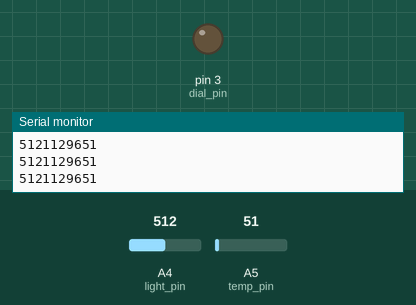
Recording of a sketch running on a simulated Arduino Uno, built with avr-gcc and run on an emulated ATmega328P. On the bench: output pins drawn as LEDs (lit = HIGH), the last lines printed to the serial monitor. The test bench sets the inputs (shaded band); at power-on: A4 (light_pin) = 512, A5 (temp_pin) = 51. No radio packets arrive unless stated.

Above: at 1.2 s.
1.3 s: A4 (light_pin) set to 716
At 2.5 s:
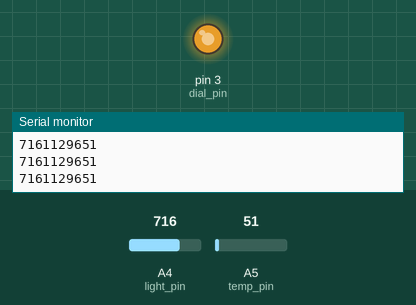
2.8 s: A4 (light_pin) set to 751
At 3.7 s:
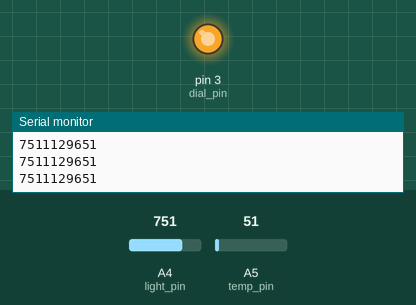
4.3 s: A4 (light_pin) set to 768
At 4.8 s:
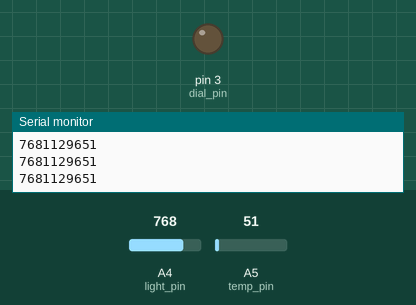
5.8 s: A4 (light_pin) set to 900
At 7.0 s:
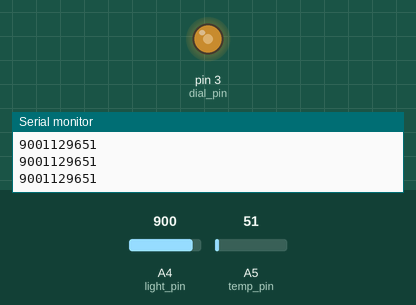
7.3 s: A4 (light_pin) set to 306
At 8.1 s:
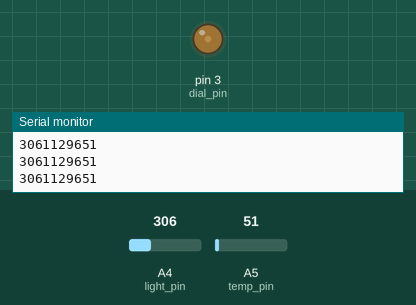
8.8 s: A4 (light_pin) set to 0
At 9.1 s:
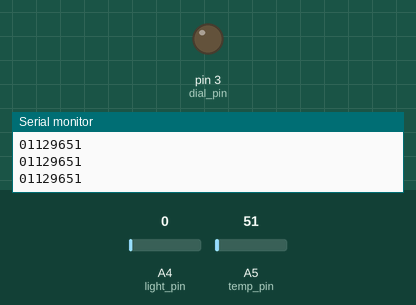
Timing chart, 0 to 11.3 s (numbered marks = the images above; inputs shaded):
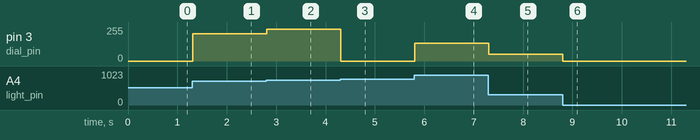

The sketch:

Sleepy_sender.ino
```cpp
#include <SPI.h>
#include "nRF24L01.h"
#include "RF24.h"
#include "printf.h"

#include <avr/sleep.h>
#include <avr/power.h>
#include <avr/wdt.h>

volatile uint8_t f_wdt=0;
ISR(WDT_vect)
{
    f_wdt++;
}

void enterSleep(void)
{
  set_sleep_mode(SLEEP_MODE_PWR_SAVE);   /* EDIT: could also use SLEEP_MODE_PWR_DOWN for lowest power consumption. */
  sleep_enable();

  /* Now enter sleep mode. */
  sleep_mode();

  /* The program will continue from here after the WDT timeout*/
  sleep_disable(); /* First thing to do is disable sleep. */

  /* Re-enable the peripherals. */
  power_all_enable();
}


#define RF_SETUP 0x17

// Set up nRF24L01 radio on SPI pin for CE, CSN
RF24 radio(9,10);

const uint8_t temp_pin = A5;
const uint8_t light_pin = A4;
const uint8_t dial_pin = 3;

const uint8_t nodeID = 3;

const uint64_t pipes[2] = { 0xF0F0F0F0E1LL, 0x7365727631LL };
// const uint64_t pipes[2] = { 0xF0F0F0F0E2LL, 0xF0F0F0F0E2LL };
// const uint64_t pipes[2] = { 0xF0F0F0F0E3LL, 0xF0F0F0F0E3LL };
// const uint64_t pipes[2] = { 0xF0F0F0F0E4LL, 0xF0F0F0F0E4LL };
// const uint64_t pipes[2] = { 0xF0F0F0F0E5LL, 0xF0F0F0F0E5LL };
// Pipe0 is F0F0F0F0D2 ( same as reading pipe )

const boolean debug = true;

void setup(void)
{
  pinMode(temp_pin, INPUT);
  pinMode(light_pin, INPUT);
  pinMode(dial_pin, OUTPUT);

  if(debug) Serial.begin(9600);
  radio.begin();

  // Enable this seems to work better
  radio.enableDynamicPayloads();

  radio.setDataRate(RF24_1MBPS);
  radio.setPALevel(RF24_PA_MAX);
  radio.setChannel(76);
  radio.setRetries(15,15);

  radio.openWritingPipe(pipes[0]);
  //radio.openReadingPipe(1,pipes[1]);
  //radio.stopListening();

   /*** Setup the WDT ***/

  /* Clear the reset flag. */
  MCUSR &= ~(1<<WDRF);

  /* In order to change WDE or the prescaler, we need to
   * set WDCE (This will allow updates for 4 clock cycles).
   */
  WDTCSR |= (1<<WDCE) | (1<<WDE);

  /* set new watchdog timeout prescaler value */
  WDTCSR = 1<<WDP0 | 1<<WDP3; /* 8.0 seconds */

  /* Enable the WD interrupt (note no reset). */
  WDTCSR |= _BV(WDIE);
}

long readVcc() {
  long result;
  // Read 1.1V reference against AVcc
  ADMUX = _BV(REFS0) | _BV(MUX3) | _BV(MUX2) | _BV(MUX1);
  delay(2); // Wait for Vref to settle
  ADCSRA |= _BV(ADSC); // Convert
  while (bit_is_set(ADCSRA,ADSC));
  result = ADCL;
  result |= ADCH<<8;
  //result = 1126400L / result; // Back-calculate AVcc in mV
  return result;
}

void send(void)
{
  // Stop listening and write to radio
  uint8_t tries = 0;
  boolean did_it_send = false;
  char outBuffer[16];
  uint16_t temp; uint16_t light; uint16_t v_bat;

  while(did_it_send == false & tries < 20)
  {
    tries++;
    //String payload = String(nodeID) + ", " + String(tries) + ", " + String(analogRead(temp_pin));
    //payload.toCharArray(outBuffer, 16);
    temp = analogRead(temp_pin);
    light = analogRead(light_pin);
    v_bat = readVcc();
    outBuffer[0] = nodeID; outBuffer[1] = tries; outBuffer[2] = highByte(temp); outBuffer[3] = lowByte(temp);
    outBuffer[4] = highByte(v_bat); outBuffer[5] = lowByte(v_bat); outBuffer[6] = highByte(light); outBuffer[7] = lowByte(light);
    did_it_send = radio.write(outBuffer, strlen(outBuffer));
  }
  if(debug) Serial.println(String(light) + ', ' + temp);
  }

const uint8_t n = 1;

void loop(void)
{
  if(f_wdt >= n) {
    f_wdt = 0;
    send();
  }
  radio.powerDown();
  if(debug) {
  analogWrite(dial_pin, analogRead(light_pin));
  analogWrite(dial_pin, analogRead(light_pin));
  //analogWrite(dial_pin, 50.0 * (220.0/100.0));
  delay(1);
  send();
  f_wdt++;
  }
  else {
  enterSleep();
  }
}
```

printf.h
```cpp
// (licence header left out)
/**
 * @file printf.h
 *
 * Setup necessary to direct stdout to the Arduino Serial library, which
 * enables 'printf'
 */

#ifndef __PRINTF_H__
#define __PRINTF_H__

#ifdef ARDUINO

int serial_putc( char c, FILE * )
{
  Serial.write( c );

  return c;
}

void printf_begin(void)
{
  fdevopen( &serial_putc, 0 );
}

#else
#error This example is only for use on Arduino.
#endif // ARDUINO

#endif // __PRINTF_H__
```

Measured:
- the behaviour switches between 767 and 768 on A4 (light_pin) (found by bisection; images 2 and 3)
- after the input at 1.3 s, pin 3 (dial_pin): 0/255 → 204/255 at once
- after the input at 2.8 s, pin 3 (dial_pin): 204/255 → 239/255 at once
- after the input at 4.3 s, pin 3 (dial_pin): 239/255 → 0/255 at once
- after the input at 5.8 s, pin 3 (dial_pin): 0/255 → 132/255 at once
- after the input at 7.3 s, pin 3 (dial_pin): 132/255 → 50/255 at once
- after the input at 8.8 s, pin 3 (dial_pin): 50/255 → 0/255 at once
